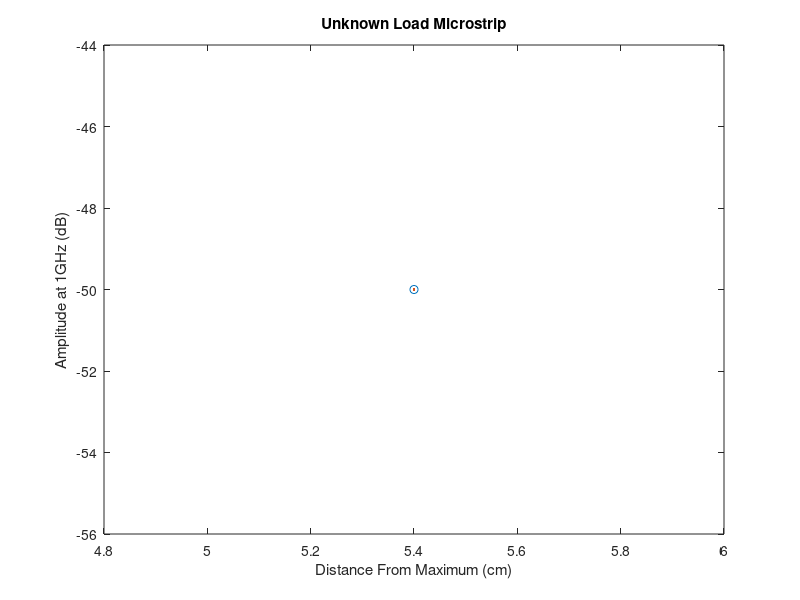

Recreate this plot in MATLAB.
data=csvread('unknownMicro2.csv');
x=data(:,1);
y=data(:,2);
h=figure;
plot(x,y,'-o');
hold
plot(x,y)
xlabel('Distance From Maximum (cm)');
ylabel('Amplitude at 1GHz (dB)');
title('Unknown Load Microstrip');
saveas(h,'Unknown Load Microstrip Without Noise.pdf');
close();